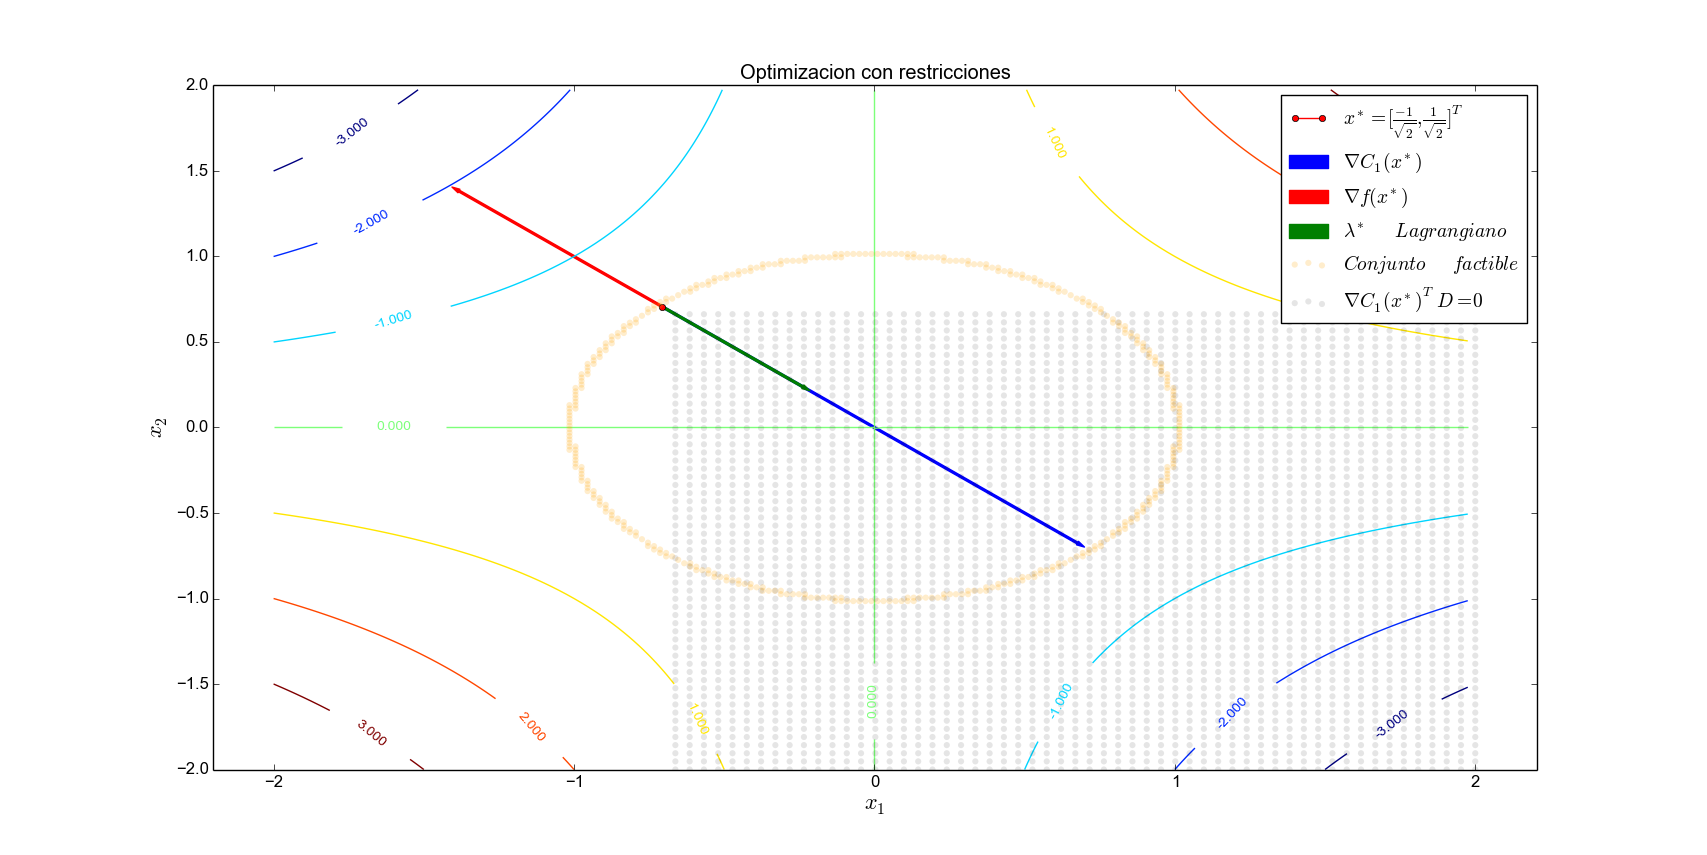

The Python source for this figure:
"""
============
Contour Demo
============

Illustrate simple contour plotting, contours on an image with
a colorbar for the contours, and labelled contours.

See also the :doc:`contour image example
</gallery/images_contours_and_fields/contour_image>`.
"""
import matplotlib
import numpy as np
import matplotlib.cm as cm
import matplotlib.pyplot as plt
import matplotlib.patches as patches
from matplotlib.path import Path
from matplotlib.patches import PathPatch
from matplotlib.legend_handler import HandlerPatch
import matplotlib.patches as mpatches
def graph(formula, x_range, y_range):  
    x = np.array(x_range)  
    y = np.array(y_range)  
    z = eval(formula)
    plt.plot(x, y)
    plt.show()

delta = 0.025
minx = -2.0
maxx = 2.0
miny = -2.0
maxy = 2.0
x = np.arange( minx, maxx, delta)
y = np.arange( miny, maxy, delta)
X, Y = np.meshgrid(x, y)
Z1 = X #np.exp(-X**2 - Y**2)
Z2 = Y #np.exp(-(X - 1)**2 - (Y - 1)**2)

Z = (Z1 * Z2) 
gradientf = [-1.0/np.sqrt(2.0), 1.0/np.sqrt(2.0)]
xoptimal = [-1.0/np.sqrt(2.0), 1.0/np.sqrt(2.0)]
c1optimal = [2.0/np.sqrt(2.0), -2.0/np.sqrt(2.0)]
lambda1 = [1.0/2, -1.0/2]
###############################################################################
# Create a simple contour plot with labels using default colors.  The
# inline argument to clabel will control whether the labels are draw
# over the line segments of the contour, removing the lines beneath
# the label

fig, ax = plt.subplots()
CS = ax.contour(X, Y, Z)
ax.clabel(CS, inline=100, fontsize=10)
ax.set_title('Optimizacion con restricciones')


###Conjunto factible
pairs = [(d1, d2) for d2 in np.linspace(miny, maxy,200)
                for d1 in np.linspace( minx , maxx, 200)
                if d1**2 + d2**2 -1 >= 0.0 and d1**2 + d2**2 -1 <= 0.05 ]
ss, ts = np.hsplit(np.array(pairs), 2)
# plot the results
plt.scatter(ss, ts, color='orange', cmap='jet', label='$Conjunto \quad factible$', zorder=3, alpha=0.2, edgecolors='none' )


#Constraint 1:

#s = np.linspace(minx, maxx)
#yc1 = np.sqrt(1-(s)**2)
#
#plt.plot(s, yc1, lw=2, marker='.', color='blue', alpha=0.7, label='$C_1(x^*)$')
plt.ylim(miny, maxy)

# plot the possible (s, t) pairs
pairs = [(s, t) for s in np.linspace(minx, maxx,200)
                for t in np.linspace(miny, maxy, 200)
                if np.sqrt(1-(s**2)) == 0]
ss, ts = np.hsplit(np.array(pairs), 2)

# plot the results
#plt.scatter(ss, ts,color='gray' , cmap='jet', label='$Region \quad factible$', zorder=3, alpha=0.1,edgecolors='none' )
plt.plot( xoptimal[0], xoptimal[1], marker='o', color="red", label='$x^* = [ \\frac{-1}{\\sqrt{2}}, \\frac{1}{\\sqrt{2}}]^T$',markersize= 5 )


pairs = [(d1, d2) for d2 in np.linspace(miny-np.abs(xoptimal[1]), maxy,100)
                for d1 in np.linspace( minx , maxx+np.abs(xoptimal[0]), 100)
                if  d1>=0 and d2<=0]
ss, ts = np.hsplit(np.array(pairs), 2)
# plot the results
plt.scatter(ss+xoptimal[0], ts+xoptimal[1], color='black', cmap='jet', label='$\\nabla C_1(x^*)^T D = 0 $', zorder=3, alpha=0.1, edgecolors='none' )





#Gradientes..
style="Simple,tail_width=1.9,head_width=4,head_length=8"
kw1 = dict(arrowstyle=style, color="b", label='$\\nabla C_1(x^*)$')
kw3 = dict(arrowstyle=style, color="r", label='$\\nabla f(x^*)$')
kw4 = dict(arrowstyle=style, color="g", label='$\\lambda^* \quad Lagrangiano$')

a1 = patches.FancyArrowPatch((xoptimal[0], xoptimal[1]), (xoptimal[0]+c1optimal[0], xoptimal[1]+c1optimal[1]),**kw1 )

a3 = patches.FancyArrowPatch((xoptimal[0], xoptimal[1]), (xoptimal[0]+ gradientf[0], xoptimal[1]+gradientf[1]) ,**kw3 )

a4 = patches.FancyArrowPatch((xoptimal[0], xoptimal[1]), (xoptimal[0]+ lambda1[0], xoptimal[1]+lambda1[1]) ,**kw4 )

for a in [a1,a3, a4]:
    plt.gca().add_patch(a)

plt.xlabel('$x_1$', fontsize=16)
plt.ylabel('$x_2$', fontsize=16)
#plt.legend(['My label','aa','aa','oo','aa'])
plt.legend(fontsize=14)
#plt.savefig('Problema1.eps', format='eps', dpi=1000)
plt.show()

#############################################################################
#
# ------------
#
# References
# """"""""""
#
# The use of the following functions and methods is shown
# in this example:

#import matplotlib
#matplotlib.axes.Axes.contour
#matplotlib.pyplot.contour
#matplotlib.figure.Figure.colorbar
#matplotlib.pyplot.colorbar
#matplotlib.axes.Axes.clabel
#matplotlib.pyplot.clabel
#matplotlib.axes.Axes.set_position
#matplotlib.axes.Axes.get_position
